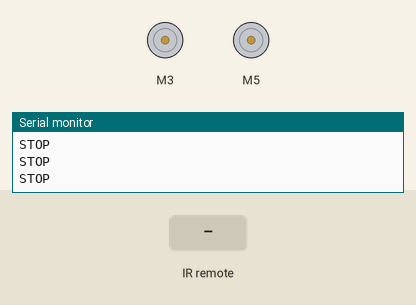
Simulated run of this sketch. Board: Arduino Uno, built with avr-gcc and run on an emulated ATmega328P. On the bench: 2 × DC motor (green arrow = forward, orange = backward, longer = faster), the last lines printed to the serial monitor. The inputs (shaded band) are chosen by the test bench.

Above: at 1.2 s.
1.3 s: infrared code 0x01 received
At 1.39 s:
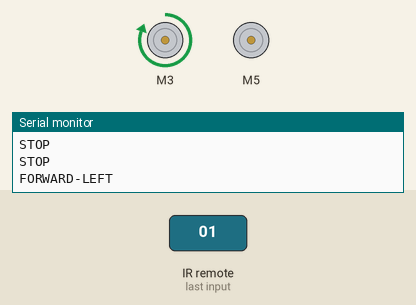
2.9 s: infrared code 0x02 received
At 2.98 s:
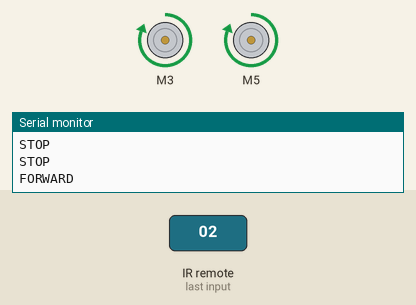
4.5 s: infrared code 0x03 received
At 4.59 s:
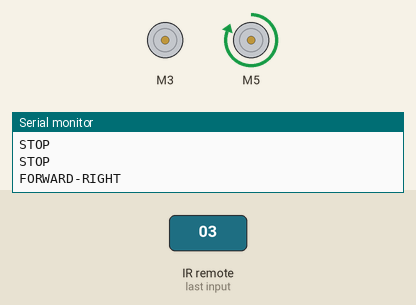
6.1 s: infrared code 0x04 received
At 6.18 s:
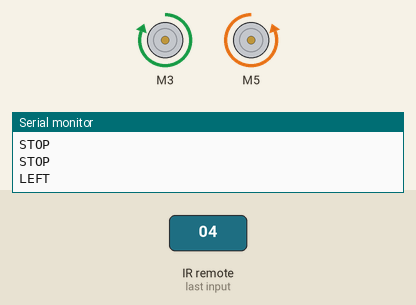
7.7 s: infrared code 0x06 received
At 7.78 s:
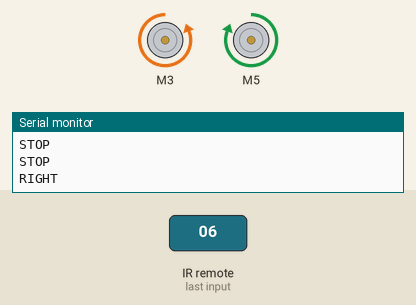
9.3 s: infrared code 0x07 received
At 9.39 s:
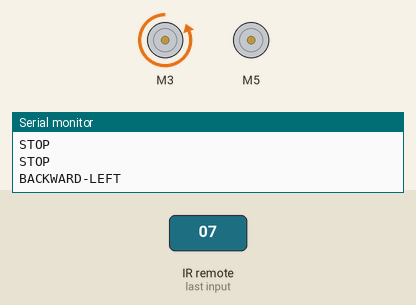
Timing chart, 0 to 11.9 s (numbered marks = the images above; inputs shaded):
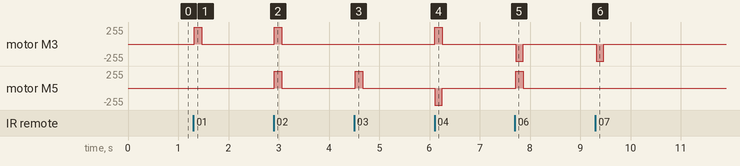

Measured:
- after the input at 1.3 s, motor M3: stopped → forward 255/255 at once, → stopped 0.15 s later
- after the input at 2.9 s, motor M3, motor M5: stopped → forward 255/255 at once, → stopped 0.15 s later
- after the input at 4.5 s, motor M5: stopped → forward 255/255 at once, → stopped 0.15 s later
- after the input at 6.1 s, motor M3: stopped → forward 255/255 at once, → stopped 0.15 s later; motor M5: stopped → backward 255/255 at once, → stopped 0.15 s later
- after the input at 7.7 s, motor M3: stopped → backward 255/255 at once, → stopped 0.15 s later; motor M5: stopped → forward 255/255 at once, → stopped 0.15 s later
- after the input at 9.3 s, motor M3: stopped → backward 255/255 at once, → stopped 0.15 s later

The sketch:

Car.ino
```cpp
#define DECODE_FAST

#include <IRremote.hpp>
#include <L298NX2.h>

const int IR_RECEIVER_PIN = 7;

const int EN_A = 9;
const int IN1_A = 3;
const int IN2_A = 4;

const int EN_B = 10;
const int IN1_B = 5;
const int IN2_B = 6;

const int COMMAND_EXECUTION_INTERVAL = 150;

// Initialize both motors
L298NX2 motors(EN_A, IN1_A, IN2_A, EN_B, IN1_B, IN2_B);

unsigned long lastCommandTimestamp = 0;

void setup() {
  Serial.begin(9600);

  IrReceiver.begin(IR_RECEIVER_PIN);

  motors.setSpeed(255);
}


void loop() {
  if (IrReceiver.decode()) {
    IrReceiver.resume();

    if (IrReceiver.decodedIRData.command == 0x01) {

      Serial.println("FORWARD-LEFT");
      motors.stopB();
      motors.forwardA();

      lastCommandTimestamp = millis();

    } else if (IrReceiver.decodedIRData.command == 0x02) {

      Serial.println("FORWARD");
      motors.forward();

      lastCommandTimestamp = millis();

    } else if (IrReceiver.decodedIRData.command == 0x03) {

      Serial.println("FORWARD-RIGHT");
      motors.forwardB();
      motors.stopA();
      lastCommandTimestamp = millis();

    } else if (IrReceiver.decodedIRData.command == 0x04) {

      Serial.println("LEFT");
      motors.backwardB();
      motors.forwardA();

      lastCommandTimestamp = millis();

    } else if (IrReceiver.decodedIRData.command == 0x06) {

      Serial.println("RIGHT");
      motors.forwardB();
      motors.backwardA();

      lastCommandTimestamp = millis();

    } if (IrReceiver.decodedIRData.command == 0x07) {

      Serial.println("BACKWARD-LEFT");
      motors.stopB();
      motors.backwardA();

      lastCommandTimestamp = millis();

    } else if (IrReceiver.decodedIRData.command == 0x08) {

      Serial.println("BACKWARD");
      motors.backward();

      lastCommandTimestamp = millis();

    } else if (IrReceiver.decodedIRData.command == 0x09) {

      Serial.println("BACKWARD-RIGHT");
      motors.backwardB();
      motors.stopA();

      lastCommandTimestamp = millis();

    }
  }

  if (millis() - lastCommandTimestamp > COMMAND_EXECUTION_INTERVAL) {

    Serial.println("STOP");

    motors.stop();
  }
}
```
